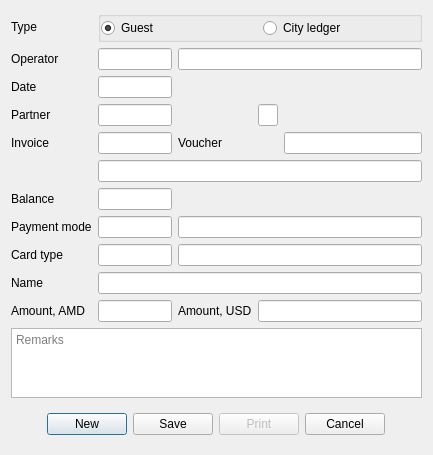
<?xml version="1.0" encoding="UTF-8"?>
<ui version="4.0">
 <class>DlgReceiptVaucher</class>
 <widget class="QDialog" name="DlgReceiptVaucher">
  <property name="geometry">
   <rect>
    <x>0</x>
    <y>0</y>
    <width>433</width>
    <height>423</height>
   </rect>
  </property>
  <property name="windowTitle">
   <string>Receipt voucher</string>
  </property>
  <layout class="QHBoxLayout" name="horizontalLayout_2">
   <item>
    <layout class="QGridLayout" name="gridLayout">
     <item row="3" column="3">
      <widget class="EQLineEdit" name="leRoom">
       <property name="maximumSize">
        <size>
         <width>20</width>
         <height>16777215</height>
        </size>
       </property>
      </widget>
     </item>
     <item row="2" column="1">
      <widget class="EDateEdit" name="deDate">
       <property name="maximumSize">
        <size>
         <width>100</width>
         <height>16777215</height>
        </size>
       </property>
       <property name="focusPolicy">
        <enum>Qt::ClickFocus</enum>
       </property>
       <property name="alignment">
        <set>Qt::AlignLeading|Qt::AlignLeft|Qt::AlignVCenter</set>
       </property>
       <property name="readOnly">
        <bool>true</bool>
       </property>
      </widget>
     </item>
     <item row="5" column="1" colspan="4">
      <widget class="EQLineEdit" name="lePartnerName">
       <property name="focusPolicy">
        <enum>Qt::NoFocus</enum>
       </property>
       <property name="readOnly">
        <bool>true</bool>
       </property>
      </widget>
     </item>
     <item row="8" column="1">
      <widget class="EQLineEdit" name="leCardCode">
       <property name="maximumSize">
        <size>
         <width>100</width>
         <height>16777215</height>
        </size>
       </property>
      </widget>
     </item>
     <item row="7" column="2" colspan="3">
      <widget class="EQLineEdit" name="lePaymentName">
       <property name="focusPolicy">
        <enum>Qt::NoFocus</enum>
       </property>
       <property name="readOnly">
        <bool>true</bool>
       </property>
      </widget>
     </item>
     <item row="8" column="2" colspan="3">
      <widget class="EQLineEdit" name="leCardName">
       <property name="readOnly">
        <bool>true</bool>
       </property>
      </widget>
     </item>
     <item row="0" column="0">
      <widget class="QLabel" name="label">
       <property name="text">
        <string>Type</string>
       </property>
      </widget>
     </item>
     <item row="10" column="1">
      <widget class="EQLineEdit" name="leAmountAMD">
       <property name="maximumSize">
        <size>
         <width>100</width>
         <height>16777215</height>
        </size>
       </property>
      </widget>
     </item>
     <item row="2" column="0">
      <widget class="QLabel" name="label_5">
       <property name="text">
        <string>Date</string>
       </property>
      </widget>
     </item>
     <item row="3" column="0">
      <widget class="QLabel" name="label_2">
       <property name="text">
        <string>Partner</string>
       </property>
      </widget>
     </item>
     <item row="10" column="2">
      <widget class="QLabel" name="label_7">
       <property name="text">
        <string>Amount, USD</string>
       </property>
      </widget>
     </item>
     <item row="3" column="1">
      <widget class="EQLineEdit" name="lePartnerCode">
       <property name="maximumSize">
        <size>
         <width>100</width>
         <height>16777215</height>
        </size>
       </property>
      </widget>
     </item>
     <item row="12" column="0" colspan="5">
      <widget class="QWidget" name="widget" native="true">
       <layout class="QHBoxLayout" name="horizontalLayout_3">
        <item>
         <spacer name="horizontalSpacer">
          <property name="orientation">
           <enum>Qt::Horizontal</enum>
          </property>
          <property name="sizeHint" stdset="0">
           <size>
            <width>70</width>
            <height>20</height>
           </size>
          </property>
         </spacer>
        </item>
        <item>
         <widget class="QPushButton" name="btnNew">
          <property name="text">
           <string>New</string>
          </property>
         </widget>
        </item>
        <item>
         <widget class="QPushButton" name="btnSave">
          <property name="text">
           <string>Save</string>
          </property>
         </widget>
        </item>
        <item>
         <widget class="QPushButton" name="btnPrint">
          <property name="enabled">
           <bool>false</bool>
          </property>
          <property name="text">
           <string>Print</string>
          </property>
         </widget>
        </item>
        <item>
         <widget class="QPushButton" name="btnCancel">
          <property name="text">
           <string>Cancel</string>
          </property>
         </widget>
        </item>
        <item>
         <spacer name="horizontalSpacer_2">
          <property name="orientation">
           <enum>Qt::Horizontal</enum>
          </property>
          <property name="sizeHint" stdset="0">
           <size>
            <width>70</width>
            <height>20</height>
           </size>
          </property>
         </spacer>
        </item>
       </layout>
      </widget>
     </item>
     <item row="6" column="0">
      <widget class="QLabel" name="label_4">
       <property name="text">
        <string>Balance</string>
       </property>
      </widget>
     </item>
     <item row="10" column="0">
      <widget class="QLabel" name="label_3">
       <property name="text">
        <string>Amount, AMD</string>
       </property>
      </widget>
     </item>
     <item row="10" column="3" colspan="2">
      <widget class="EQLineEdit" name="leAmountUSD">
       <property name="maximumSize">
        <size>
         <width>5252</width>
         <height>16777215</height>
        </size>
       </property>
       <property name="focusPolicy">
        <enum>Qt::NoFocus</enum>
       </property>
       <property name="alignment">
        <set>Qt::AlignLeading|Qt::AlignLeft|Qt::AlignVCenter</set>
       </property>
       <property name="readOnly">
        <bool>true</bool>
       </property>
      </widget>
     </item>
     <item row="7" column="1">
      <widget class="EQLineEdit" name="lePaymentCode">
       <property name="maximumSize">
        <size>
         <width>100</width>
         <height>16777215</height>
        </size>
       </property>
      </widget>
     </item>
     <item row="8" column="0">
      <widget class="QLabel" name="lbCardType">
       <property name="text">
        <string>Card type</string>
       </property>
      </widget>
     </item>
     <item row="7" column="0">
      <widget class="QLabel" name="label_8">
       <property name="text">
        <string>Payment mode</string>
       </property>
      </widget>
     </item>
     <item row="9" column="0">
      <widget class="QLabel" name="label_6">
       <property name="text">
        <string>Name</string>
       </property>
      </widget>
     </item>
     <item row="0" column="1" colspan="4">
      <widget class="QGroupBox" name="groupBox">
       <property name="title">
        <string/>
       </property>
       <layout class="QHBoxLayout" name="horizontalLayout">
        <property name="leftMargin">
         <number>0</number>
        </property>
        <property name="topMargin">
         <number>0</number>
        </property>
        <property name="rightMargin">
         <number>0</number>
        </property>
        <property name="bottomMargin">
         <number>0</number>
        </property>
        <item>
         <widget class="QRadioButton" name="rbGuest">
          <property name="text">
           <string>Guest</string>
          </property>
          <property name="checked">
           <bool>true</bool>
          </property>
         </widget>
        </item>
        <item>
         <widget class="QRadioButton" name="rbCityLedger">
          <property name="text">
           <string>City ledger</string>
          </property>
         </widget>
        </item>
       </layout>
      </widget>
     </item>
     <item row="9" column="1" colspan="4">
      <widget class="QLineEdit" name="leName">
       <property name="readOnly">
        <bool>true</bool>
       </property>
      </widget>
     </item>
     <item row="1" column="2" colspan="3">
      <widget class="EQLineEdit" name="leOpName">
       <property name="cursor">
        <cursorShape>ArrowCursor</cursorShape>
       </property>
       <property name="readOnly">
        <bool>true</bool>
       </property>
      </widget>
     </item>
     <item row="11" column="0" colspan="5">
      <widget class="EQTextEdit" name="teRemarks">
       <property name="placeholderText">
        <string>Remarks</string>
       </property>
      </widget>
     </item>
     <item row="1" column="1">
      <widget class="EQLineEdit" name="leOpcode">
       <property name="maximumSize">
        <size>
         <width>100</width>
         <height>16777215</height>
        </size>
       </property>
       <property name="cursor">
        <cursorShape>ArrowCursor</cursorShape>
       </property>
       <property name="readOnly">
        <bool>true</bool>
       </property>
      </widget>
     </item>
     <item row="6" column="1">
      <widget class="EQLineEdit" name="leBalance">
       <property name="maximumSize">
        <size>
         <width>100</width>
         <height>16777215</height>
        </size>
       </property>
       <property name="focusPolicy">
        <enum>Qt::NoFocus</enum>
       </property>
       <property name="readOnly">
        <bool>true</bool>
       </property>
      </widget>
     </item>
     <item row="1" column="0">
      <widget class="QLabel" name="label_10">
       <property name="text">
        <string>Operator</string>
       </property>
      </widget>
     </item>
     <item row="4" column="1">
      <widget class="EQLineEdit" name="leInvoice">
       <property name="maximumSize">
        <size>
         <width>80</width>
         <height>16777215</height>
        </size>
       </property>
       <property name="readOnly">
        <bool>true</bool>
       </property>
      </widget>
     </item>
     <item row="4" column="4">
      <widget class="EQLineEdit" name="leVaucher">
       <property name="readOnly">
        <bool>true</bool>
       </property>
      </widget>
     </item>
     <item row="4" column="2">
      <widget class="QLabel" name="label_11">
       <property name="text">
        <string>Voucher</string>
       </property>
      </widget>
     </item>
     <item row="4" column="0">
      <widget class="QLabel" name="label_12">
       <property name="text">
        <string>Invoice</string>
       </property>
      </widget>
     </item>
    </layout>
   </item>
  </layout>
 </widget>
 <customwidgets>
  <customwidget>
   <class>EQLineEdit</class>
   <extends>QLineEdit</extends>
   <header location="global">eqlineedit.h</header>
   <slots>
    <signal>customButtonClicked(bool)</signal>
   </slots>
  </customwidget>
  <customwidget>
   <class>EDateEdit</class>
   <extends>QLineEdit</extends>
   <header location="global">edateedit.h</header>
  </customwidget>
  <customwidget>
   <class>EQTextEdit</class>
   <extends>QTextEdit</extends>
   <header location="global">eqtextedit.h</header>
  </customwidget>
 </customwidgets>
 <tabstops>
  <tabstop>rbGuest</tabstop>
  <tabstop>rbCityLedger</tabstop>
  <tabstop>lePartnerCode</tabstop>
  <tabstop>lePaymentCode</tabstop>
  <tabstop>leAmountAMD</tabstop>
  <tabstop>teRemarks</tabstop>
  <tabstop>btnSave</tabstop>
  <tabstop>btnPrint</tabstop>
  <tabstop>btnCancel</tabstop>
  <tabstop>lePaymentName</tabstop>
 </tabstops>
 <resources/>
 <connections/>
</ui>
